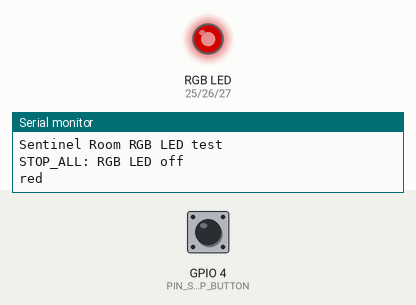
This sketch was run on a simulated ESP32. Parts: an RGB LED mixed from three pins (HIGH = lit), the last lines printed to the serial monitor. Inputs (shaded band) come from the test bench; at power-on: GPIO 4 (PIN_STOP_BUTTON) HIGH. Dim RGB values are drawn brighter than linear.

Above: at 0.4 s.
At 1.5 s:
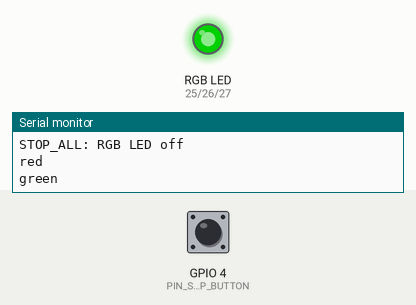
1.6 s: GPIO 4 (PIN_STOP_BUTTON) pulled LOW for 1.05 s
At 2.9 s:
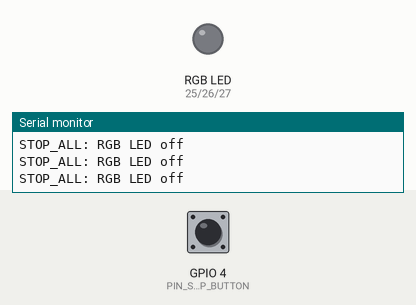
Timing chart, 0 to 12.4 s (numbered marks = the images above; inputs shaded):
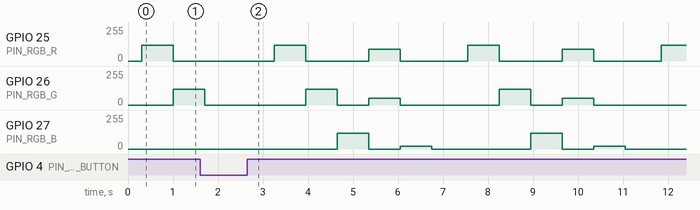

The sketch:

rgb_led_test.ino
```cpp
const int PIN_RGB_R = 25;
const int PIN_RGB_G = 26;
const int PIN_RGB_B = 27;
const int PIN_STOP_BUTTON = 4;

bool stopPressed() {
  return digitalRead(PIN_STOP_BUTTON) == LOW;
}

void setRgb(byte r, byte g, byte b) {
  analogWrite(PIN_RGB_R, r);
  analogWrite(PIN_RGB_G, g);
  analogWrite(PIN_RGB_B, b);
}

void stopAll() {
  setRgb(0, 0, 0);
  Serial.println("STOP_ALL: RGB LED off");
}

void showColor(const char* name, byte r, byte g, byte b) {
  if (stopPressed()) {
    stopAll();
    delay(250);
    return;
  }
  Serial.println(name);
  setRgb(r, g, b);
  delay(700);
}

void setup() {
  Serial.begin(115200);
  delay(300);
  Serial.println("Sentinel Room RGB LED test");
  pinMode(PIN_STOP_BUTTON, INPUT_PULLUP);
  pinMode(PIN_RGB_R, OUTPUT);
  pinMode(PIN_RGB_G, OUTPUT);
  pinMode(PIN_RGB_B, OUTPUT);
  stopAll();
}

void loop() {
  showColor("red", 120, 0, 0);
  showColor("green", 0, 120, 0);
  showColor("blue", 0, 0, 120);
  showColor("amber", 90, 50, 0);
  showColor("low blue idle", 0, 0, 20);
  stopAll();
  delay(800);
}
```
